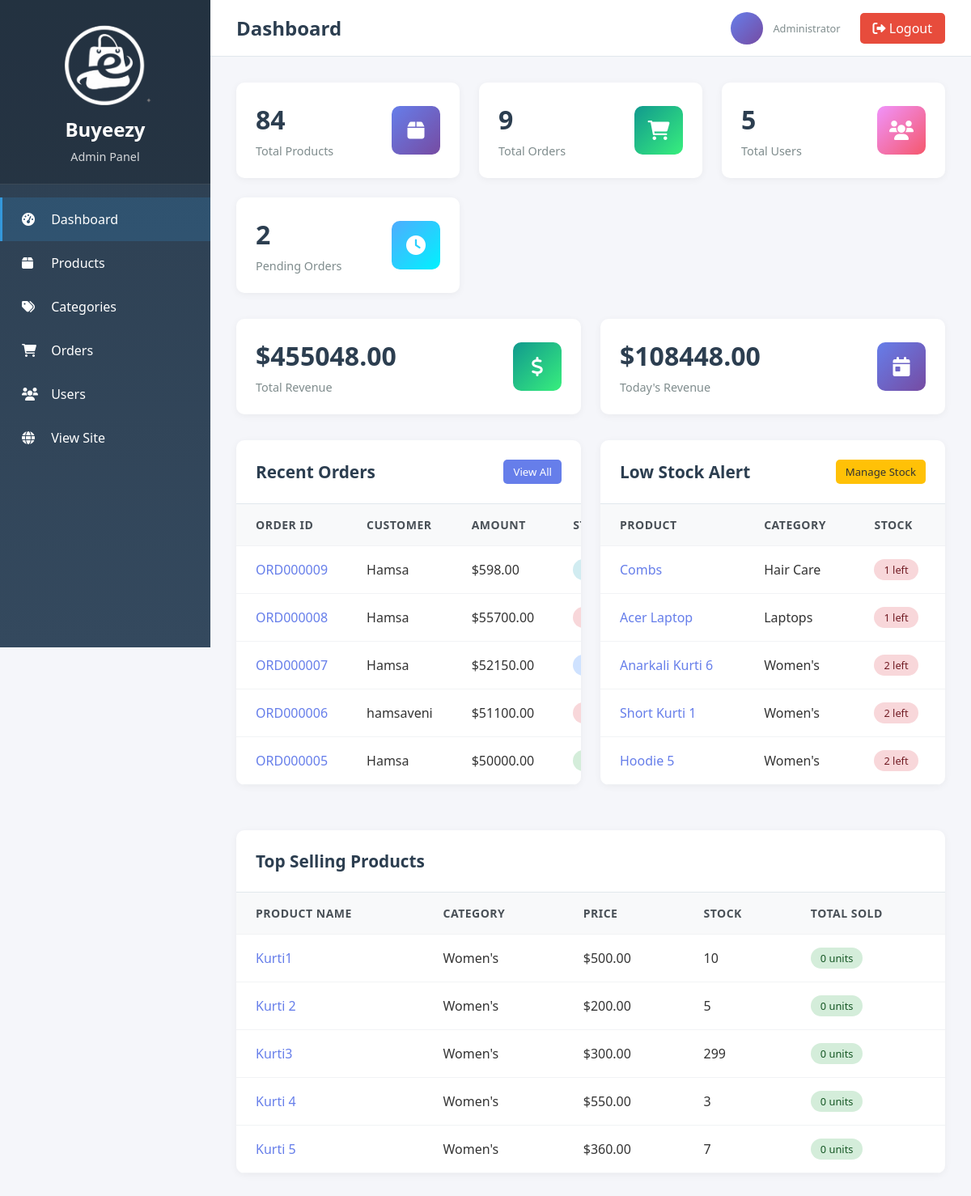
Screenshot of /admin-panel/ (signed in) with the database file from the repository.
### orders/models.py (models this page shows, shortened)
class Order(models.Model):
    ORDER_STATUS = (
        ('pending', 'Pending'),
        ('processing', 'Processing'),
        ('shipped', 'Shipped'),
        ('delivered', 'Delivered'),
        ('cancelled', 'Cancelled'),
    )
    PAYMENT_METHODS = (
        ('credit_card', 'Credit Card'),
        ('debit_card', 'Debit Card'),
        ('paypal', 'PayPal'),
        ('cod', 'Cash on Delivery'),
    )
    order_id = models.CharField(max_length=20, unique=True, default='', editable=False)
    user = models.ForeignKey(User, on_delete=models.CASCADE)
    first_name = models.CharField(max_length=100)
    last_name = models.CharField(max_length=100)
    email = models.EmailField()
    address = models.TextField()
    city = models.CharField(max_length=100)
    state = models.CharField(max_length=100)
    postal_code = models.CharField(max_length=20)
    phone = models.CharField(max_length=20)
    payment_method = models.CharField(max_length=20, choices=PAYMENT_METHODS, default='credit_card')
    total_amount = models.DecimalField(max_digits=10, decimal_places=2)
    status = models.CharField(max_length=20, choices=ORDER_STATUS, default='pending')
    created_at = models.DateTimeField(auto_now_add=True)
    updated_at = models.DateTimeField(auto_now=True)

### store/models.py (models this page shows, shortened)
class Product(models.Model):
    name = models.CharField(max_length=200)
    slug = models.SlugField(max_length=200, unique=True)
    category = models.ForeignKey(Category, on_delete=models.CASCADE, related_name='products')
    description = models.TextField()
    price = models.DecimalField(max_digits=10, decimal_places=2)
    image = models.ImageField(upload_to='products/', blank=True, null=True)
    stock = models.PositiveIntegerField(default=0)
    available = models.BooleanField(default=True)
    featured = models.BooleanField(default=False)
    created_at = models.DateTimeField(auto_now_add=True)
    updated_at = models.DateTimeField(auto_now=True)
    class Meta:
        ordering = ['-created_at']
        indexes = [
            models.Index(fields=['slug']),
            models.Index(fields=['available']),
            models.Index(fields=['featured']),
        ]

class Category(models.Model):
    name = models.CharField(max_length=100)
    slug = models.SlugField(max_length=100)
    description = models.TextField(blank=True)
    parent = models.ForeignKey('self', on_delete=models.CASCADE, null=True, blank=True, related_name='children')
    created_at = models.DateTimeField(auto_now_add=True)
    class Meta:
        verbose_name_plural = 'categories'
        unique_together = ('name', 'parent')

### store/admin_views.py (the view)
# urls.py: path('', admin_views.admin_dashboard, name='dashboard'),
@staff_member_required
def admin_dashboard(request):
    total_products = Product.objects.count()
    total_orders = Order.objects.count()
    total_users = User.objects.count()
    pending_orders = Order.objects.filter(status='pending').count()
    total_revenue = Order.objects.aggregate(total=Sum('total_amount'))['total'] or 0
    today = timezone.now().date()
    today_revenue = Order.objects.filter(
        created_at__date=today
    ).aggregate(total=Sum('total_amount'))['total'] or 0
    recent_orders = Order.objects.select_related('user').order_by('-created_at')[:5]
    low_stock_products = Product.objects.filter(stock__lte=10, available=True).order_by('stock')[:5]
    top_products = Product.objects.annotate(
        total_sold=Count('orderitem')
    ).order_by('-total_sold')[:5]
    context = {
        'total_products': total_products,
        'total_orders': total_orders,
        'total_users': total_users,
        'pending_orders': pending_orders,
        'total_revenue': total_revenue,
        'today_revenue': today_revenue,
        'recent_orders': recent_orders,
        'low_stock_products': low_stock_products,
        'top_products': top_products,
    }
    return render(request, 'admin_panel/dashboard.html', context)

### cart/context_processors.py (called while the page is built)
def cart_context(request):
    cart_items_count = 0
    cart_total = 0
    if request.user.is_authenticated:
        cart_items = CartItem.objects.filter(user=request.user)
        cart_items_count = cart_items.aggregate(total_items=Sum('quantity'))['total_items'] or 0
        cart_total = cart_items.aggregate(total=Sum(F('quantity') * F('product__price')))['total'] or 0
    return {
        'cart_items_count': cart_items_count,
        'cart_total': cart_total,
    }

### templates/admin_panel/dashboard.html (shortened to what this page needs)
{% extends 'admin_panel/base.html' %}
{% block page_title %}Dashboard{% endblock %}
{% block content %}
<div class="stat-cards">
    <div class="stat-card">
        <div class="stat-card-info">
            <h3>{{ total_products }}</h3>
            <p>Total Products</p>
        </div>
        <div class="stat-card-icon blue">
            <i class="fas fa-box"></i>
        </div>
    </div>
    <div class="stat-card">
        <div class="stat-card-info">
            <h3>{{ total_orders }}</h3>
            <p>Total Orders</p>
        </div>
        <div class="stat-card-icon green">
            <i class="fas fa-shopping-cart"></i>
        </div>
    </div>
    <div class="stat-card">
        <div class="stat-card-info">
            <h3>{{ total_users }}</h3>
            <p>Total Users</p>
        </div>
        <div class="stat-card-icon orange">
            <i class="fas fa-users"></i>
        </div>
    </div>
    <div class="stat-card">
        <div class="stat-card-info">
            <h3>{{ pending_orders }}</h3>
            <p>Pending Orders</p>
        </div>
        <div class="stat-card-icon purple">
            <i class="fas fa-clock"></i>
        </div>
    </div>
</div>
<div style="display: grid; grid-template-columns: 1fr 1fr; gap: 1.5rem; margin-bottom: 2rem;">
    <div class="stat-card">
        <div class="stat-card-info">
            <h3>${{ total_revenue|floatformat:2 }}</h3>
            <p>Total Revenue</p>
        </div>
        <div class="stat-card-icon green">
            <i class="fas fa-dollar-sign"></i>
        </div>
    </div>
    <div class="stat-card">
        <div class="stat-card-info">
            <h3>${{ today_revenue|floatformat:2 }}</h3>
            <p>Today's Revenue</p>
        </div>
        <div class="stat-card-icon blue">
            <i class="fas fa-calendar-day"></i>
        </div>
    </div>
</div>
<div style="display: grid; grid-template-columns: 1fr 1fr; gap: 1.5rem;">
    <div class="admin-table-container">
        <div class="admin-table-header">
            <h2>Recent Orders</h2>
            <a href="{% url 'admin_panel:orders' %}" class="btn btn-primary btn-sm">View All</a>
        </div>
        <table class="admin-table">
            <thead>
                <tr>
                    <th>Order ID</th>
                    <th>Customer</th>
                    <th>Amount</th>
                    <th>Status</th>
                </tr>
            </thead>
            <tbody>
                {% for order in recent_orders %}
                <tr>
                    <td><a href="{% url 'admin_panel:order_detail' order.order_id %}" style="color: #667eea; text-decoration: none;">{{ order.order_id }}</a></td>
                    <td>{{ order.user.username }}</td>
                    <td>${{ order.total_amount }}</td>
                    <td>
                        {% if order.status == 'pending' %}
                            <span class="badge badge-warning">Pending</span>
                        {% elif order.status == 'confirmed' %}
                            <span class="badge badge-info">Confirmed</span>
                        {% elif order.status == 'shipped' %}
                            <span class="badge badge-primary">Shipped</span>
                        {% elif order.status == 'delivered' %}
                            <span class="badge badge-success">Delivered</span>
                        {% else %}
                            <span class="badge badge-danger">Cancelled</span>
                        {% endif %}
                    </td>
                </tr>
                {% empty %}
                <tr>
                    <td colspan="4" style="text-align: center; color: #999;">No orders yet</td>
                </tr>
                {% endfor %}
            </tbody>
        </table>
    </div>
    <div class="admin-table-container">
        <div class="admin-table-header">
            <h2>Low Stock Alert</h2>
            <a href="{% url 'admin_panel:products' %}" class="btn btn-warning btn-sm">Manage Stock</a>
        </div>
        <table class="admin-table">
            <thead>
                <tr>
                    <th>Product</th>
                    <th>Category</th>
                    <th>Stock</th>
                </tr>
            </thead>
            <tbody>
                {% for product in low_stock_products %}
                <tr>
                    <td><a href="{% url 'admin_panel:product_edit' product.id %}" style="color: #667eea; text-decoration: none;">{{ product.name }}</a></td>
                    <td>{{ product.category.name }}</td>
                    <td>
                        <span class="badge badge-danger">{{ product.stock }} left</span>
                    </td>
                </tr>
                {% empty %}
                <tr>
                    <td colspan="3" style="text-align: center; color: #999;">All products have sufficient stock</td>
                </tr>
                {% endfor %}
            </tbody>
        </table>
    </div>
</div>
<div class="admin-table-container" style="margin-top: 1.5rem;">
    <div class="admin-table-header">
        <h2>Top Selling Products</h2>
    </div>
    <table class="admin-table">
        <thead>
            <tr>
                <th>Product Name</th>
                <th>Category</th>
                <th>Price</th>
                <th>Stock</th>
                <th>Total Sold</th>
            </tr>
        </thead>
        <tbody>
            {% for product in top_products %}
            <tr>
                <td><a href="{% url 'admin_panel:product_edit' product.id %}" style="color: #667eea; text-decoration: none;">{{ product.name }}</a></td>
                <td>{{ product.category.name }}</td>
                <td>${{ product.price }}</td>
                <td>{{ product.stock }}</td>
                <td><span class="badge badge-success">{{ product.total_sold }} units</span></td>
            </tr>
            {% empty %}
            <tr>
                <td colspan="5" style="text-align: center; color: #999;">No sales data available</td>
            </tr>
            {% endfor %}
        </tbody>
    </table>
</div>
{% endblock %}

### templates/admin_panel/base.html (style rules this page uses)
* { margin: 0; padding: 0; box-sizing: border-box; }
body { font-family: 'Segoe UI', Tahoma, Geneva, Verdana, sans-serif; background-color: #f5f6fa; color: #333; }
.stat-cards { display: grid; grid-template-columns: repeat(auto-fit, minmax(250px, 1fr)); gap: 1.5rem; margin-bottom: 2rem; }
.stat-card { background: white; padding: 1.5rem; border-radius: 10px; box-shadow: 0 2px 10px rgba(0,0,0,0.05); display: flex; justify-content: space-between; align-items: center; }
.stat-card-info h3 { font-size: 2rem; color: #2c3e50; margin-bottom: 0.5rem; }
.stat-card-info p { color: #7f8c8d; font-size: 0.9rem; }
.stat-card-icon { width: 60px; height: 60px; border-radius: 10px; display: flex; align-items: center; justify-content: center; font-size: 1.5rem; color: white; }
.stat-card-icon.blue { background: linear-gradient(135deg, #667eea 0%, #764ba2 100%); }
.stat-card-icon.green { background: linear-gradient(135deg, #11998e 0%, #38ef7d 100%); }
.stat-card-icon.orange { background: linear-gradient(135deg, #f093fb 0%, #f5576c 100%); }
.stat-card-icon.purple { background: linear-gradient(135deg, #4facfe 0%, #00f2fe 100%); }
.admin-table-container { background: white; border-radius: 10px; box-shadow: 0 2px 10px rgba(0,0,0,0.05); overflow: hidden; margin-bottom: 2rem; }
.admin-table-header { padding: 1.5rem; border-bottom: 1px solid #e1e8ed; display: flex; justify-content: space-between; align-items: center; }
.admin-table-header h2 { font-size: 1.3rem; color: #2c3e50; }
.admin-table { width: 100%; border-collapse: collapse; }
.admin-table th, .admin-table td { padding: 1rem 1.5rem; text-align: left; border-bottom: 1px solid #f1f3f5; }
.admin-table th { background-color: #f8f9fa; font-weight: 600; color: #495057; font-size: 0.875rem; text-transform: uppercase; letter-spacing: 0.5px; }
.btn { padding: 0.5rem 1rem; border: none; border-radius: 5px; cursor: pointer; text-decoration: none; display: inline-block; transition: all 0.3s; font-size: 0.9rem; }
.btn-primary { background-color: #667eea; color: white; }
.btn-warning { background-color: #ffc107; color: #333; }
.btn-sm { padding: 0.375rem 0.75rem; font-size: 0.825rem; }
.badge { padding: 0.25rem 0.75rem; border-radius: 20px; font-size: 0.8rem; font-weight: 500; display: inline-block; }
.badge-success { background-color: #d4edda; color: #155724; }
.badge-danger { background-color: #f8d7da; color: #721c24; }
.badge-info { background-color: #d1ecf1; color: #0c5460; }
.badge-primary { background-color: #cfe2ff; color: #084298; }

### rows the page displays
Order: order_id "ORD000009", user.username "Hamsa", total_amount "598.00"
Order: order_id "ORD000008", user.username "Hamsa", total_amount "55700.00"
Order: order_id "ORD000007", user.username "Hamsa", total_amount "52150.00"
Order: order_id "ORD000006", user.username "hamsaveni", total_amount "51100.00"
Order: order_id "ORD000005", user.username "Hamsa", total_amount "50000.00"
Product: name "Combs", category.name "Hair Care", stock "1"
Product: name "Acer Laptop", category.name "Laptops", stock "1"
Product: name "Anarkali Kurti 6", category.name "Women's", stock "2"
Product: name "Short Kurti 1", category.name "Women's", stock "2"
Product: name "Hoodie 5", category.name "Women's", stock "2"
Product: name "Kurti1", category.name "Women's", price "500.00", stock "10", total_sold "0"
Product: name "Kurti 2", category.name "Women's", price "200.00", stock "5", total_sold "0"
Product: name "Kurti3", category.name "Women's", price "300.00", stock "299", total_sold "0"
Product: name "Kurti 4", category.name "Women's", price "550.00", stock "3", total_sold "0"
Product: name "Kurti 5", category.name "Women's", price "360.00", stock "7", total_sold "0"

### other values shown
{{ total_products }} "84"
{{ total_orders }} "9"
{{ total_users }} "5"
{{ pending_orders }} "2"
{{ total_revenue|floatformat:2 }} "455048.00"
{{ today_revenue|floatformat:2 }} "108448.00"
